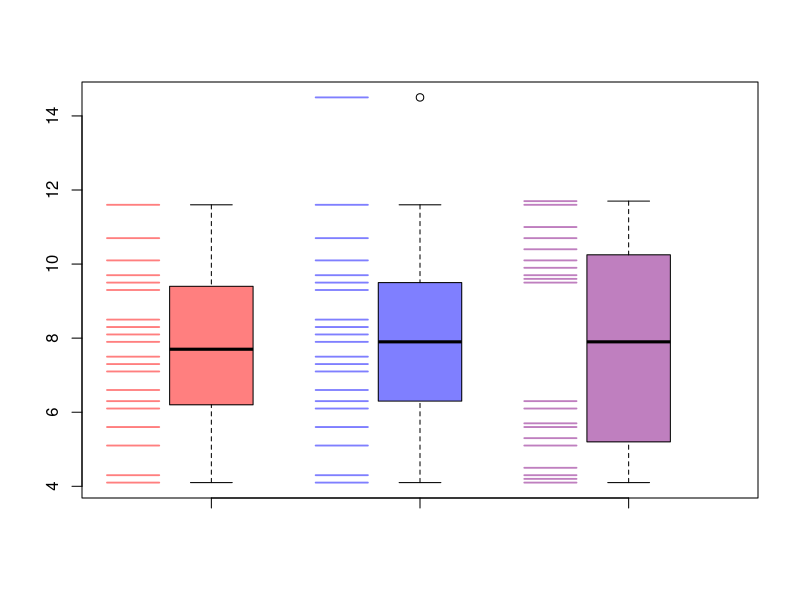

This chart was generated by the following R code:
x <- read.csv("example.csv")

boxplot(x$y, x$x,  x$z, 
        col=c(rgb(1,0,0,.5),
              rgb(0,0,1,.5),
              rgb(.5,0,.5,.5)),
        boxwex=.4)
for(i in 1:21){
  lines(x=c(.5,.75),
        y=c(x$y[i], x$y[i]), 
        col=rgb(1,0,0,.5),
        lwd=1.8)
}
for(i in 1:21){
  lines(x=c(1.5,1.75),
        y=c(x$x[i], x$x[i]), 
        col=rgb(0,0,1,.5),
        lwd=1.8)
}
for(i in 1:21){
  lines(x=c(2.5,2.75),
        y=c(x$z[i], x$z[i]), 
        col=rgb(.5,0,.5,.5),
        lwd=1.8)
}
